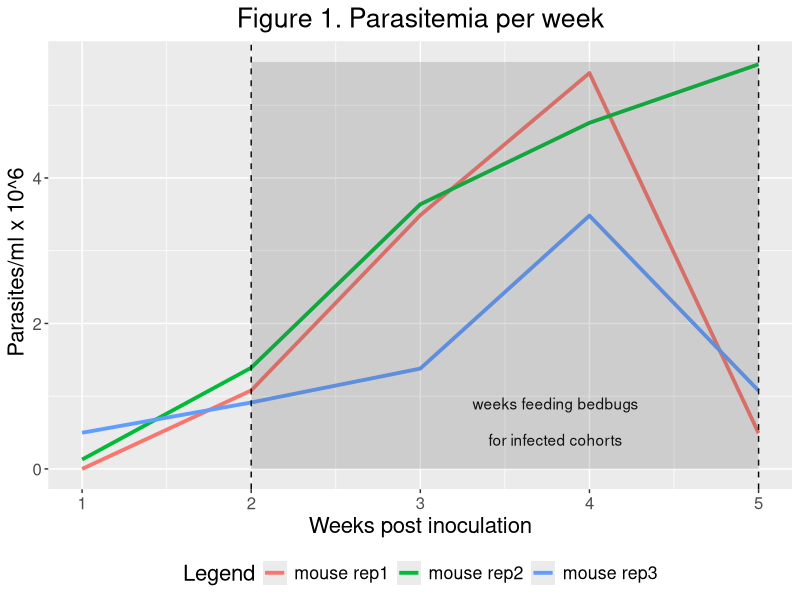
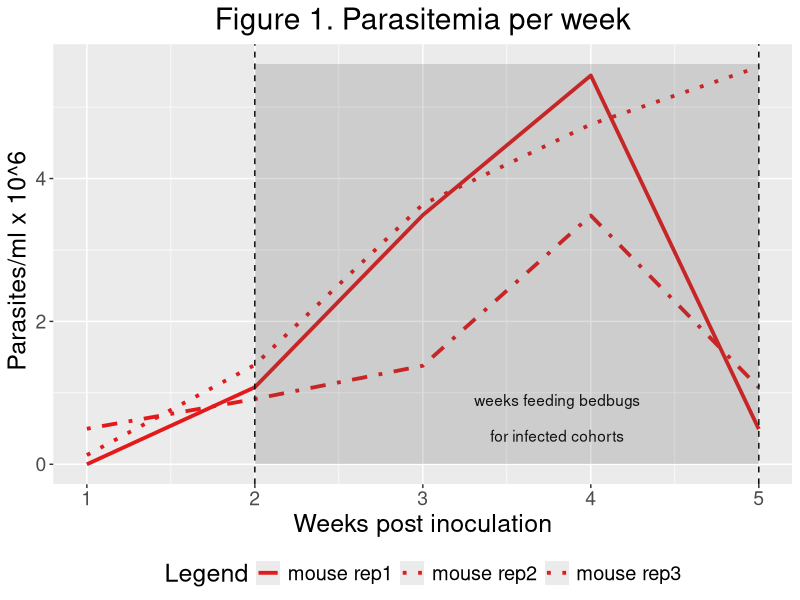

Recreate these plots in R, in order.
#####################################################
#Cimex on life tables (T cruzi-infected and control)
#code to plot parasitemia in mice
#Written by Renzo Salazar
#updated:dic 2016
#####################################################

### R packages being used:
# Use the commented command if the package is not installed
# install.packages("ggplot2")
#install.packages("reshape2")
# install.packages("RColorBrewer")

#load required packages
library("ggplot2")
library("reshape")
library("RColorBrewer")


#setting working directory
setwd("D:/LAB/ENSAYOS/CICLO VIDA CIMEX-CRUZI/R code")
getwd()

###############
## PDF file  ##
###############
#Uncomment the line below to create a pdf file with all graphics in current directory
#pdf(file = "mice parasitemia cimex on lifetables assay t.pdf")

######################################################################################
# Loading the data
db <- read.csv("parasitemia.csv")
head (db)
#adding column to show parasite number^6
db$par<-db$nro.Parasitos.ml/1000000

#removing not usefull columns to reshape and plot

dbp<-db[,c(1,4,13)]
colnames(dbp)<-c("rep","time","paras")
head(dbp)

#ploting data changing leyend name and labels, 
#be carefull to modify each scale parameter used (colour, fill...)

ggplot(dbp, aes(x = time, y = paras, colour = rep)) +
  geom_line(aes(size=rep))+
  scale_size_manual(values=c(1.3,1.3,1.3), name="Legend",
                    breaks=c("rep1","rep2","rep3"),
                    labels=c("mouse rep1","mouse rep2","mouse rep3"))+
  scale_colour_hue(name="Legend", breaks=c("rep1","rep2","rep3"),
                   labels=c("mouse rep1","mouse rep2","mouse rep3"))+
  ggtitle("Figure 1. Parasitemia per week") + xlab("Weeks post inoculation") + ylab(" Parasites/ml x 10^6") +
  theme(text = element_text(size=16),plot.title = element_text(hjust = 0.5),axis.text.x=element_text(size=12),axis.text.y=element_text(size=12),legend.position="bottom")+
  geom_vline(aes(xintercept=2),linetype="dashed")+
  geom_vline(aes(xintercept=5),linetype="dashed")+
  annotate("text",x=3.8,y=0.9, label="weeks feeding bedbugs")+
  annotate("text",x=3.8,y=0.4, label="for infected cohorts")+
  annotate("rect",xmin=2, xmax=5,ymin=0,ymax=5.6, alpha=0.2)
 
  
#another customized features 
#be carefull to modify each scale parameter used to change labels in legend (colour, fill...)
ggplot(dbp, aes(x = time, y = paras, color = rep, fill = rep)) +
  geom_line(aes(linetype=rep, size= rep)) + 
  scale_color_manual(values = c("#E31A1C","#E31A1C","#E31A1C"),name="Legend",
                     breaks=c("rep1","rep2","rep3"),
                     labels=c("mouse rep1","mouse rep2","mouse rep3")) +
  scale_linetype_manual(values=c("solid","dotted","dotdash"),name="Legend",
                        breaks=c("rep1","rep2","rep3"),
                        labels=c("mouse rep1","mouse rep2","mouse rep3"))+
  scale_size_manual(values=c(1.3,1.3,1.3),
                    breaks=c("rep1","rep2","rep3"),name="Legend",
                    labels=c("mouse rep1","mouse rep2","mouse rep3"))+
  ggtitle("Figure 1. Parasitemia per week") + xlab("Weeks post inoculation") + ylab(" Parasites/ml x 10^6") +
  theme(text = element_text(size=18),plot.title = element_text(hjust = 0.5),axis.text.x=element_text(size=14),axis.text.y=element_text(size=14),legend.position="bottom")+
  geom_vline(aes(xintercept=2),linetype="dashed")+
  geom_vline(aes(xintercept=5),linetype="dashed")+
  annotate("text",x=3.8,y=0.9, label="weeks feeding bedbugs")+
  annotate("text",x=3.8,y=0.4, label="for infected cohorts")+
  annotate("rect",xmin=2, xmax=5,ymin=0,ymax=5.6, alpha=0.2)

#uncomment next line to finish PDF file (just in case lne # 28 was uncommented)
#dev.off()
##################################################################
